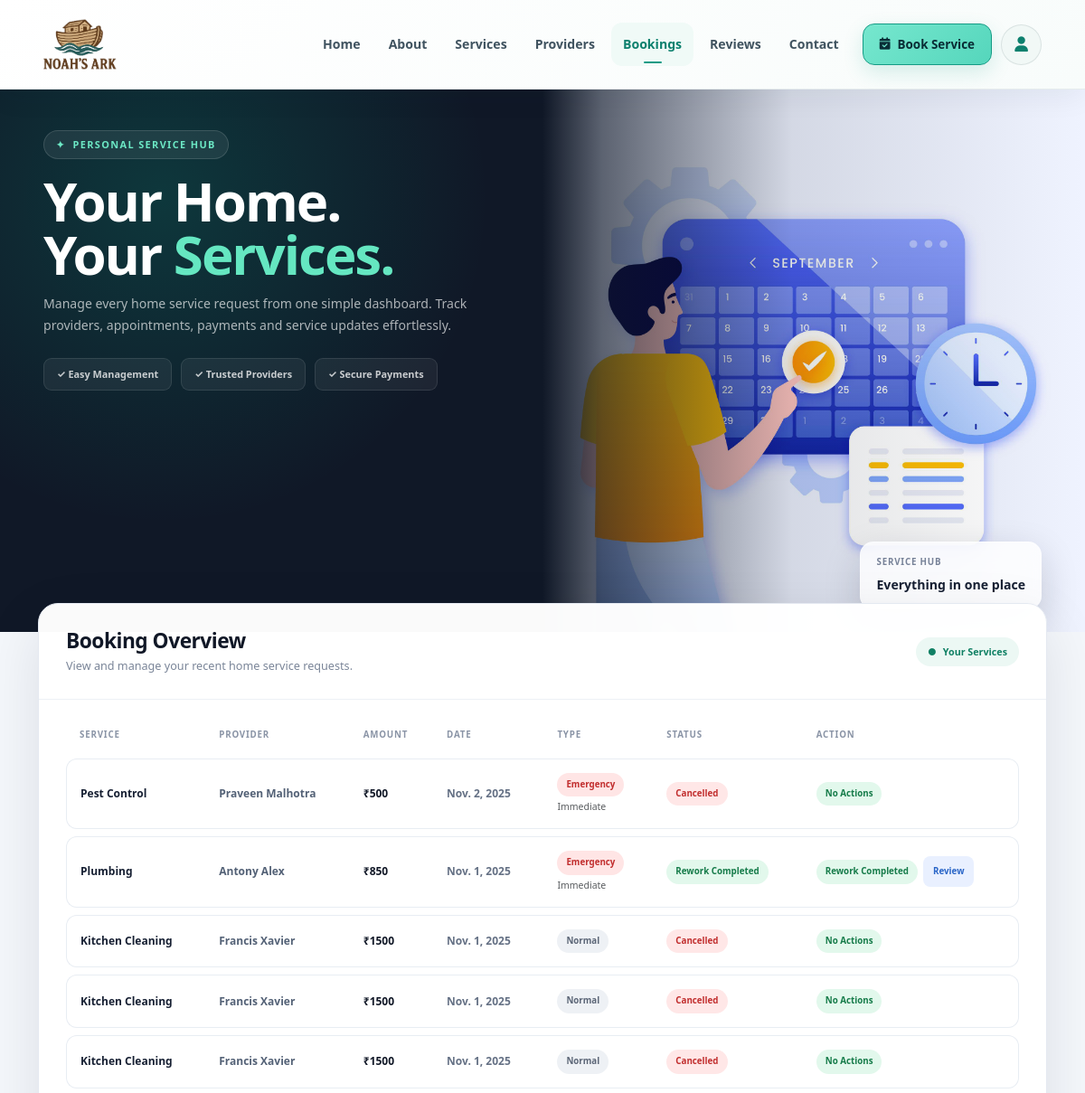
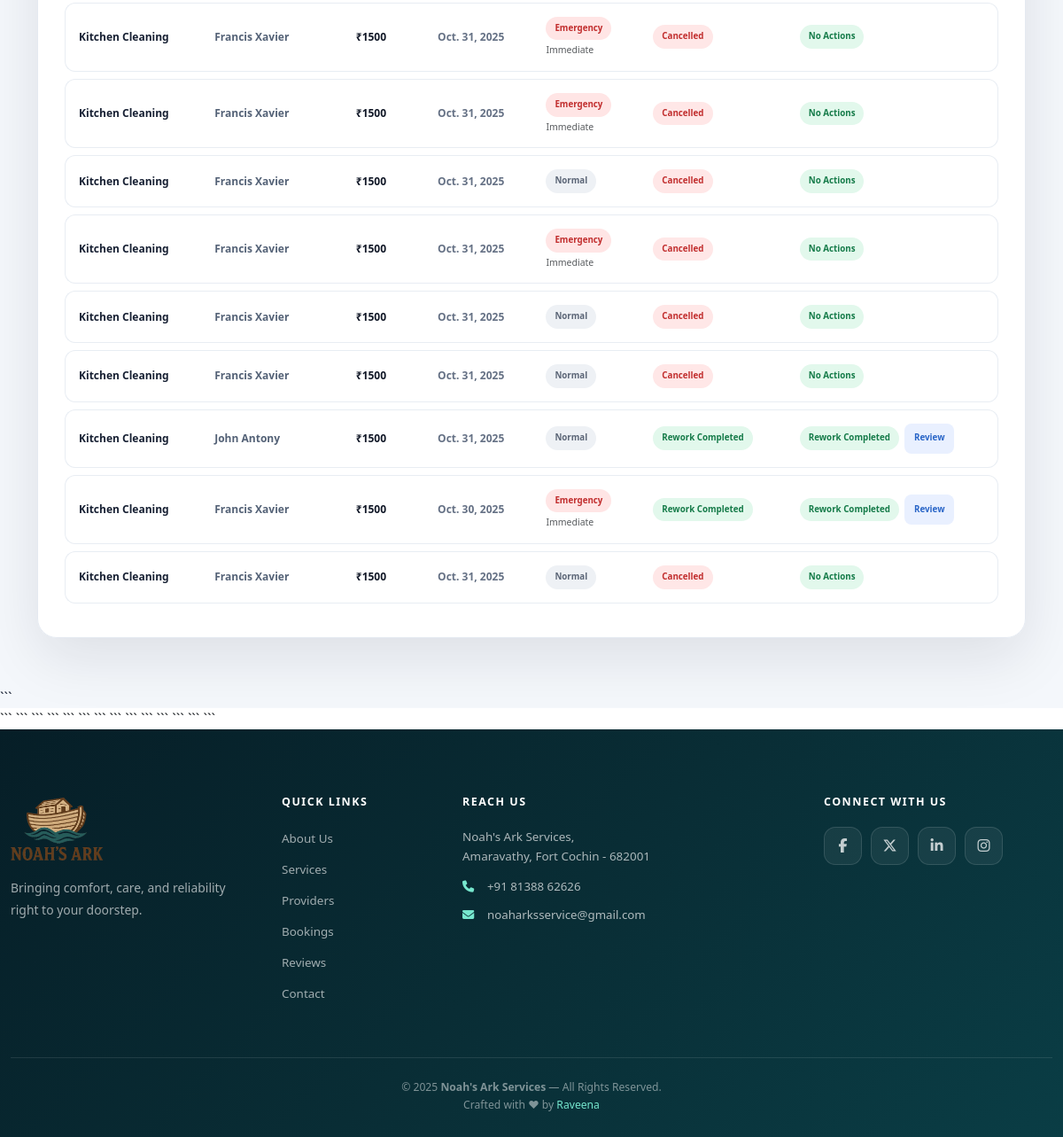
The page /bookings/ (signed in) on the database its author committed (2 pictures, top to bottom).
### app/models.py (models this page shows, shortened)
class Booking_Request(models.Model):
    REQUEST_TYPE = [
        ('normal', 'Normal'),
        ('emergency', 'Emergency'),
    ]
    STATUS_CHOICES = [
        ('pending', 'Pending'),
        ('accepted', 'Accepted'),
        ('completed', 'Completed'),
        ('rework_pending', 'Rework Requested'),
        ('rework_accepted', 'Rework Accepted'),
        ('rework_completed', 'Rework Completed'),
        ('cancelled', 'Cancelled'),  # ✅ add cancelled here too if not present
    ]
    customer = models.ForeignKey('Customer', on_delete=models.CASCADE, related_name='requests')
    provider = models.ForeignKey('Provider', on_delete=models.CASCADE, related_name='requests')
    service = models.ForeignKey('Service', on_delete=models.CASCADE, related_name='requests')
    location = models.CharField(max_length=100)
    date = models.DateField()
    type = models.CharField(max_length=20, choices=REQUEST_TYPE, default='normal')
    status = models.CharField(max_length=20, choices=STATUS_CHOICES, default='pending')
    created_at = models.DateTimeField(auto_now_add=True)
    accept_deadline = models.DateTimeField(null=True, blank=True)
    is_rework = models.BooleanField(default=False)
    rework_count = models.IntegerField(default=0)
    rework_message = models.TextField(blank=True, null=True)
    def save(self, *args, **kwargs):
        if not self.pk and not self.accept_deadline:
            if self.type == 'emergency':
                self.accept_deadline = timezone.now() + timedelta(minutes=30)  # 30 mins for emergency
            else:
                self.accept_deadline = timezone.now() + timedelta(hours=12)   # 12 hrs for normal
        super().save(*args, **kwargs)

class Service(models.Model):
    service_name = models.CharField(max_length=255)
    image = models.ImageField(upload_to='services/')
    price = models.IntegerField()
    def __str__(self):
        return self.service_name

class Provider(models.Model):
    user_profile = models.OneToOneField(UserProfile, on_delete=models.CASCADE)
    service = models.ForeignKey(Service, on_delete=models.SET_NULL, null=True, blank=True,related_name="providers")
    location = models.CharField(max_length=100, blank=True)
    experience_years = models.IntegerField(default=0)
    photo = models.ImageField(upload_to='providers/', blank=True, null=True)

class UserProfile(models.Model):
    ROLE_CHOICES = [
        ('customer', 'Customer'),
        ('provider', 'Provider'),
    ]
    user = models.OneToOneField(User, on_delete=models.CASCADE)
    phone = models.CharField(max_length=15, blank=True, null=True)
    role = models.CharField(max_length=20, choices=ROLE_CHOICES, default='customer')
    status = models.BooleanField(default=True)

### app/views.py (the view)
# urls.py: path('bookings/', views.bookings, name='bookings'),
@login_required(login_url='login')
def bookings(request):
    auto_cancel_expired()
    customer = get_object_or_404(Customer, user_profile__user=request.user)
    selected_service = request.GET.get('service', '').strip()
    selected_date = request.GET.get('date', '').strip()
    booking_requests = Booking_Request.objects.filter(customer=customer).order_by('-id')
    if selected_service:
        booking_requests = booking_requests.filter(service__service_name__iexact=selected_service)
    if selected_date:
        booking_requests = booking_requests.annotate(
            date_only=Cast('date', output_field=DateField())
        ).filter(date_only=selected_date)
    all_dates = (
        Booking_Request.objects.annotate(date_only=Cast('date', output_field=DateField()))
        .values_list('date_only', flat=True)
        .distinct()
        .order_by('-date_only')
    )
    services = Service.objects.all()
    locations = Provider.objects.filter(service__isnull=False).values_list('location',flat=True).distinct()
    return render(request, 'customer_page/bookings.html', {
        'booking_requests': booking_requests,
        'services': services,
        'all_dates': all_dates,
        'selected_service': selected_service,
        'selected_date': selected_date,
        'locations':locations,
    })

### app/templates/customer_page/bookings.html (shortened to what this page needs)
{% extends 'customer_page/base.html' %}
{% load static %}
{% block content %}
<div class="hs301-page">
<section class="hs302-hero">
    <div class="container-fluid px-0">
        <div class="row g-0 hs303-hero-row">
            <div class="col-lg-6">
                <div class="hs304-hero-content">
                    <div class="hs305-eyebrow">
                        <span>✦</span>
                        <span>Personal Service Hub</span>
                    </div>
                    <h1 class="hs306-hero-title">
                        Your Home.<br>
                        Your <span>Services.</span>
                    </h1>
                    <p class="hs307-hero-description">
                        Manage every home service request from one
                        simple dashboard. Track providers, appointments,
                        payments and service updates effortlessly.
                    </p>
                    <div class="hs308-hero-actions">
                        <span class="hs309-hero-chip">
                            ✓ Easy Management
                        </span>
                        <span class="hs309-hero-chip">
                            ✓ Trusted Providers
                        </span>
                        <span class="hs309-hero-chip">
                            ✓ Secure Payments
                        </span>
                    </div>
                </div>
            </div>
            <div class="col-lg-6">
                <div class="hs310-hero-visual">
                    <img
                        src="{% static 'customer_page/img/bookings.jpg' %}"
                        alt="Home Service Bookings"
                        class="hs311-hero-image"
                    >
                    <div class="hs312-hero-overlay"></div>
                    <div class="hs313-floating-card">
                        <span class="hs314-floating-label">
                            Service Hub
                        </span>
                        <span class="hs315-floating-value">
                            Everything in one place
                        </span>
                    </div>
                </div>
            </div>
        </div>
    </div>
</section>
<main class="hs316-main">
    <div class="container-xl">
        <div class="hs317-shell">
            <section class="hs318-panel">
                <div class="hs319-panel-top">
                    <div class="row align-items-center g-3">
                        <div class="col-md-8">
                            <h2 class="hs320-panel-title">
                                Booking Overview
                            </h2>
                            <p class="hs321-panel-description">
                                View and manage your recent home service requests.
                            </p>
                        </div>
                        <div class="col-md-4 text-md-end">
                            <span class="hs322-service-badge">
                                <span>●</span>
                                Your Services
                            </span>
                        </div>
                    </div>
                </div>
                <div class="hs329-table-section">
                    <div class="hs330-table-scroll">
                        <table class="table hs331-table">
                            <thead>
                                <tr>
                                    <th>Service</th>
                                    <th>Provider</th>
                                    <th>Amount</th>
                                    <th>Date</th>
                                    <th>Type</th>
                                    <th>Status</th>
                                    <th>Action</th>
                                </tr>
                            </thead>
                            <tbody>
                                {% for booking in booking_requests %}
                                <tr>
                                    <td>
                                        <span class="hs332-service">
                                            {{ booking.service.service_name }}
                                        </span>
                                    </td>
                                    <td>
                                        <span class="hs333-provider">
                                            {{ booking.provider.user_profile.user.first_name }}
                                            {{ booking.provider.user_profile.user.last_name }}
                                        </span>
                                    </td>
                                    <td>
                                        <span class="hs334-amount">
                                            ₹{{ booking.service.price }}
                                        </span>
                                    </td>
                                    <td>
                                        <span class="hs335-date">
                                            {{ booking.date }}
                                        </span>
                                    </td>
                                    <td>
                                        {% if booking.type == 'emergency' %}
                                            <span class="hs336-badge hs345-emergency">
                                                Emergency
                                            </span>
                                            <small class="d-block mt-1 text-muted">
                                                Immediate
                                            </small>
                                        {% else %}
                                            <span class="hs336-badge hs344-normal">
                                                Normal
                                            </span>
                                        {% endif %}
                                    </td>
                                    <td>
                                        {% if booking.status == 'pending' %}
                                            <span class="hs336-badge hs337-pending">
                                                Pending
                                            </span>
                                        {% elif booking.status == 'accepted' %}
                                            <span class="hs336-badge hs338-accepted">
                                                Accepted
                                            </span>
                                        {% elif booking.status == 'completed' %}
                                            <span class="hs336-badge hs339-completed">
                                                Completed
                                            </span>
                                        {% elif booking.status == 'rework_pending' %}
                                            <span class="hs336-badge hs340-rework-pending">
                                                Rework Requested
                                            </span>
                                        {% elif booking.status == 'rework_accepted' %}
                                            <span class="hs336-badge hs341-rework-accepted">
                                                Rework Accepted
                                            </span>
                                        {% elif booking.status == 'rework_completed' %}
                                            <span class="hs336-badge hs342-rework-completed">
                                                Rework Completed
                                            </span>
                                        {% elif booking.status == 'cancelled' %}
                                            <span class="hs336-badge hs343-cancelled">
                                                Cancelled
                                            </span>
                                        {% endif %}
                                    </td>
                                    <td>
                                        <div class="hs346-actions">
                                            {% if booking.status == 'pending' %}
                                                <form
                                                    action="{% url 'cancel_booking' booking.id %}"
                                                    method="post"
                                                    class="d-inline"
                                                >
                                                    {% csrf_token %}
                                                    <button
                                                        type="submit"
                                                        class="hs347-action hs348-cancel"
                                                    >
                                                        Cancel
                                                    </button>
                                                </form>
                                            {% elif booking.status == 'rework_pending' %}
                                                <span class="hs336-badge hs340-rework-pending">
                                                    Waiting for Provider
                                                </span>
                                            {% elif booking.status == 'rework_accepted' %}
                                                <span class="hs336-badge hs341-rework-accepted">
                                                    Rework in Progress
                                                </span>
                                            {% elif booking.status == 'rework_completed' %}
                                                <span class="hs336-badge hs342-rework-completed">
                                                    Rework Completed
                                                </span>
                                                <form
                                                    action="{% url 'leave_review' booking.id %}"
                                                    method="get"
                                                    class="d-inline"
                                                >
                                                    <button
                                                        type="submit"
                                                        class="hs347-action hs350-review"
                                                    >
                                                        Review
                                                    </button>
                                                </form>
                                            {% else %}
                                                <span class="hs336-badge hs342-rework-completed">
                                                    No Actions
                                                </span>
                                            {% endif %}
                                        </div>
                                    </td>
                                </tr>
                                {% endfor %}
                            </tbody>
                        </table>
                    </div>
                </div>
            </section>
        </div>
    </div>
</main>
```
</div>
{% for booking in booking_requests %}
```
{% endfor %}
{% endblock %}

### rows shown on the page
Booking_Request: service.service_name "Pest Control", provider.user_profile.user.first_name "Praveen", provider.user_profile.user.last_name "Malhotra", service.price "500", date "Nov. 2, 2025", type "Emergency", status "Cancelled"
Booking_Request: service.service_name "Plumbing", provider.user_profile.user.first_name "Antony", provider.user_profile.user.last_name "Alex", service.price "850", date "Nov. 1, 2025", type "Emergency", status "Rework Completed"
Booking_Request: service.service_name "Kitchen Cleaning", provider.user_profile.user.first_name "Francis", provider.user_profile.user.last_name "Xavier", service.price "1500", date "Nov. 1, 2025", type "Normal", status "Cancelled"
Booking_Request: service.service_name "Kitchen Cleaning", provider.user_profile.user.first_name "Francis", provider.user_profile.user.last_name "Xavier", service.price "1500", date "Nov. 1, 2025", type "Normal", status "Cancelled"
Booking_Request: service.service_name "Kitchen Cleaning", provider.user_profile.user.first_name "Francis", provider.user_profile.user.last_name "Xavier", service.price "1500", date "Nov. 1, 2025", type "Normal", status "Cancelled"
Booking_Request: service.service_name "Kitchen Cleaning", provider.user_profile.user.first_name "Francis", provider.user_profile.user.last_name "Xavier", service.price "1500", date "Oct. 31, 2025", type "Emergency", status "Cancelled"
Booking_Request: service.service_name "Kitchen Cleaning", provider.user_profile.user.first_name "Francis", provider.user_profile.user.last_name "Xavier", service.price "1500", date "Oct. 31, 2025", type "Emergency", status "Cancelled"
Booking_Request: service.service_name "Kitchen Cleaning", provider.user_profile.user.first_name "Francis", provider.user_profile.user.last_name "Xavier", service.price "1500", date "Oct. 31, 2025", type "Normal", status "Cancelled"
Booking_Request: service.service_name "Kitchen Cleaning", provider.user_profile.user.first_name "Francis", provider.user_profile.user.last_name "Xavier", service.price "1500", date "Oct. 31, 2025", type "Emergency", status "Cancelled"
Booking_Request: service.service_name "Kitchen Cleaning", provider.user_profile.user.first_name "Francis", provider.user_profile.user.last_name "Xavier", service.price "1500", date "Oct. 31, 2025", type "Normal", status "Cancelled"
Booking_Request: service.service_name "Kitchen Cleaning", provider.user_profile.user.first_name "Francis", provider.user_profile.user.last_name "Xavier", service.price "1500", date "Oct. 31, 2025", type "Normal", status "Cancelled"
Booking_Request: service.service_name "Kitchen Cleaning", provider.user_profile.user.first_name "John", provider.user_profile.user.last_name "Antony", service.price "1500", date "Oct. 31, 2025", type "Normal", status "Rework Completed"
Booking_Request: service.service_name "Kitchen Cleaning", provider.user_profile.user.first_name "Francis", provider.user_profile.user.last_name "Xavier", service.price "1500", date "Oct. 30, 2025", type "Emergency", status "Rework Completed"
Booking_Request: service.service_name "Kitchen Cleaning", provider.user_profile.user.first_name "Francis", provider.user_profile.user.last_name "Xavier", service.price "1500", date "Oct. 31, 2025", type "Normal", status "Cancelled"
